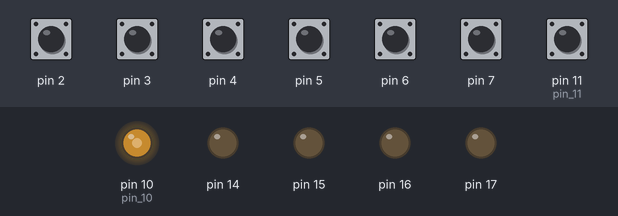
This sketch was run on a simulated Arduino Uno, built with avr-gcc and run on an emulated ATmega328P. Shown: output pins drawn as LEDs (lit = HIGH). The inputs (shaded band) are chosen by the test bench; at power-on: pin 2–7, pin 11 (pin_11) HIGH.

Above: at 0.8 s.
0.9 s: pin 11 (pin_11) pulled LOW for 0.15 s
At 1.0 s:
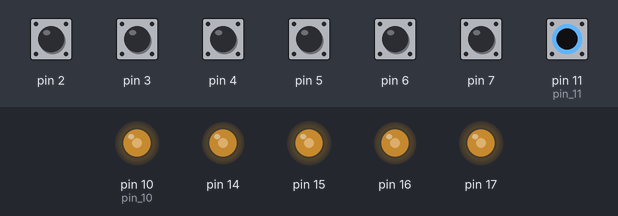
At 2.0 s:
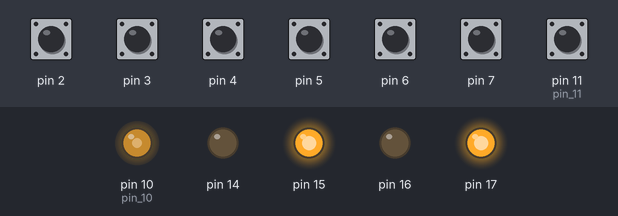
Timing chart, 0 to 3.9 s (numbered marks = the images above; inputs shaded):
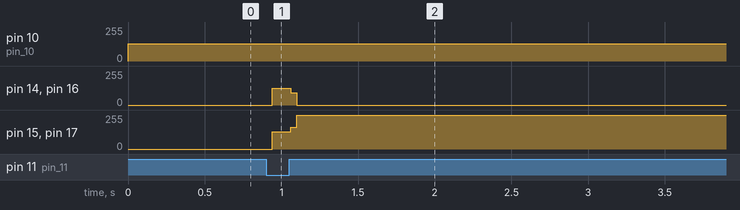

The sketch:

TinyLev_Code_Arduino_Nano.ino
```cpp
#include <avr/sleep.h>
#include <avr/power.h>
#include <avr/pgmspace.h>

#define N_PORTS 1
#define N_DIVS 24

#define WAIT_LOT(a) __asm__ __volatile__ ("nop"); __asm__ __volatile__ ("nop"); __asm__ __volatile__ ("nop");  __asm__ __volatile__ ("nop"); __asm__ __volatile__ ("nop");__asm__ __volatile__ ("nop"); __asm__ __volatile__ ("nop");__asm__ __volatile__ ("nop"); __asm__ __volatile__ ("nop");  __asm__ __volatile__ ("nop"); __asm__ __volatile__ ("nop");__asm__ __volatile__ ("nop");  __asm__ __volatile__ ("nop");  __asm__ __volatile__ ("nop")
#define WAIT_MID(a) __asm__ __volatile__ ("nop"); __asm__ __volatile__ ("nop"); __asm__ __volatile__ ("nop");  __asm__ __volatile__ ("nop"); __asm__ __volatile__ ("nop");__asm__ __volatile__ ("nop"); __asm__ __volatile__ ("nop");__asm__ __volatile__ ("nop"); __asm__ __volatile__ ("nop"); __asm__ __volatile__ ("nop"); __asm__ __volatile__ ("nop"); __asm__ __volatile__ ("nop"); __asm__ __volatile__ ("nop")
#define WAIT_LIT(a) __asm__ __volatile__ ("nop"); __asm__ __volatile__ ("nop"); __asm__ __volatile__ ("nop");  __asm__ __volatile__ ("nop"); __asm__ __volatile__ ("nop");  __asm__ __volatile__ ("nop");  __asm__ __volatile__ ("nop");  __asm__ __volatile__ ("nop");  __asm__ __volatile__ ("nop")

// Time critical write: exactly like original
#define OUTPUT_WAVE(pointer, d)  PORTC = pointer[d*N_PORTS + 0]

#define N_BUTTONS 6
// half a second
#define STEP_SIZE 1
#define BUTTON_SENS 2500
#define N_FRAMES 24

static byte frame = 0;

// ---------------------------------------------------------------------
// Base pattern (original animation) stored in flash, NEVER modified
// ---------------------------------------------------------------------
const byte baseAnimation[N_FRAMES][N_DIVS] PROGMEM =
{{0x5,0x5,0x5,0x5,0x5,0x5,0x5,0x5,0x5,0x5,0x5,0x5,0xa,0xa,0xa,0xa,0xa,0xa,0xa,0xa,0xa,0xa,0xa,0xa},
 {0x9,0x5,0x5,0x5,0x5,0x5,0x5,0x5,0x5,0x5,0x5,0x5,0x6,0xa,0xa,0xa,0xa,0xa,0xa,0xa,0xa,0xa,0xa,0xa},
 {0x9,0x9,0x5,0x5,0x5,0x5,0x5,0x5,0x5,0x5,0x5,0x5,0x6,0x6,0xa,0xa,0xa,0xa,0xa,0xa,0xa,0xa,0xa,0xa},
 {0x9,0x9,0x9,0x5,0x5,0x5,0x5,0x5,0x5,0x5,0x5,0x5,0x6,0x6,0x6,0xa,0xa,0xa,0xa,0xa,0xa,0xa,0xa,0xa},
 {0x9,0x9,0x9,0x9,0x5,0x5,0x5,0x5,0x5,0x5,0x5,0x5,0x6,0x6,0x6,0x6,0xa,0xa,0xa,0xa,0xa,0xa,0xa,0xa},
 {0x9,0x9,0x9,0x9,0x9,0x5,0x5,0x5,0x5,0x5,0x5,0x5,0x6,0x6,0x6,0x6,0x6,0xa,0xa,0xa,0xa,0xa,0xa,0xa},
 {0x9,0x9,0x9,0x9,0x9,0x9,0x5,0x5,0x5,0x5,0x5,0x5,0x6,0x6,0x6,0x6,0x6,0x6,0xa,0xa,0xa,0xa,0xa,0xa},
 {0x9,0x9,0x9,0x9,0x9,0x9,0x9,0x5,0x5,0x5,0x5,0x5,0x6,0x6,0x6,0x6,0x6,0x6,0x6,0xa,0xa,0xa,0xa,0xa},
 {0x9,0x9,0x9,0x9,0x9,0x9,0x9,0x9,0x5,0x5,0x5,0x5,0x6,0x6,0x6,0x6,0x6,0x6,0x6,0x6,0xa,0xa,0xa,0xa},
 {0x9,0x9,0x9,0x9,0x9,0x9,0x9,0x9,0x9,0x5,0x5,0x5,0x6,0x6,0x6,0x6,0x6,0x6,0x6,0x6,0x6,0xa,0xa,0xa},
 {0x9,0x9,0x9,0x9,0x9,0x9,0x9,0x9,0x9,0x9,0x5,0x5,0x6,0x6,0x6,0x6,0x6,0x6,0x6,0x6,0x6,0x6,0xa,0xa},
 {0x9,0x9,0x9,0x9,0x9,0x9,0x9,0x9,0x9,0x9,0x9,0x5,0x6,0x6,0x6,0x6,0x6,0x6,0x6,0x6,0x6,0x6,0x6,0xa},
 {0x9,0x9,0x9,0x9,0x9,0x9,0x9,0x9,0x9,0x9,0x9,0x9,0x6,0x6,0x6,0x6,0x6,0x6,0x6,0x6,0x6,0x6,0x6,0x6},
 {0x5,0x9,0x9,0x9,0x9,0x9,0x9,0x9,0x9,0x9,0x9,0x9,0xa,0x6,0x6,0x6,0x6,0x6,0x6,0x6,0x6,0x6,0x6,0x6},
 {0x5,0x5,0x9,0x9,0x9,0x9,0x9,0x9,0x9,0x9,0x9,0x9,0xa,0xa,0x6,0x6,0x6,0x6,0x6,0x6,0x6,0x6,0x6,0x6},
 {0x5,0x5,0x5,0x9,0x9,0x9,0x9,0x9,0x9,0x9,0x9,0x9,0xa,0xa,0xa,0x6,0x6,0x6,0x6,0x6,0x6,0x6,0x6,0x6},
 {0x5,0x5,0x5,0x5,0x9,0x9,0x9,0x9,0x9,0x9,0x9,0x9,0xa,0xa,0xa,0xa,0x6,0x6,0x6,0x6,0x6,0x6,0x6,0x6},
 {0x5,0x5,0x5,0x5,0x5,0x9,0x9,0x9,0x9,0x9,0x9,0x9,0xa,0xa,0xa,0xa,0xa,0x6,0x6,0x6,0x6,0x6,0x6,0x6},
 {0x5,0x5,0x5,0x5,0x5,0x5,0x9,0x9,0x9,0x9,0x9,0x9,0xa,0xa,0xa,0xa,0xa,0xa,0x6,0x6,0x6,0x6,0x6,0x6},
 {0x5,0x5,0x5,0x5,0x5,0x5,0x5,0x9,0x9,0x9,0x9,0x9,0xa,0xa,0xa,0xa,0xa,0xa,0xa,0x6,0x6,0x6,0x6,0x6},
 {0x5,0x5,0x5,0x5,0x5,0x5,0x5,0x5,0x9,0x9,0x9,0x9,0xa,0xa,0xa,0xa,0xa,0xa,0xa,0xa,0x6,0x6,0x6,0x6},
 {0x5,0x5,0x5,0x5,0x5,0x5,0x5,0x5,0x5,0x9,0x9,0x9,0xa,0xa,0xa,0xa,0xa,0xa,0xa,0xa,0xa,0x6,0x6,0x6},
 {0x5,0x5,0x5,0x5,0x5,0x5,0x5,0x5,0x5,0x5,0x9,0x9,0xa,0xa,0xa,0xa,0xa,0xa,0xa,0xa,0xa,0xa,0x6,0x6},
 {0x5,0x5,0x5,0x5,0x5,0x5,0x5,0x5,0x5,0x5,0x5,0x9,0xa,0xa,0xa,0xa,0xa,0xa,0xa,0xa,0xa,0xa,0xa,0x6}};

// ---------------------------------------------------------------------
// Working table used in the time-critical loop
// ---------------------------------------------------------------------
static byte animation[N_FRAMES][N_DIVS];

// Relative phase offset of hemisphere 2 (A2/A3) relative to hemisphere 1 (A0/A1)
static byte phaseOffset = 0;

// Recompute animation[][] based on baseAnimation[][] and phaseOffset.
// Hemisphere 1 (A0/A1) uses baseAnimation[frame]
// Hemisphere 2 (A2/A3) uses baseAnimation[(frame + phaseOffset) % N_FRAMES]
// This runs OUTSIDE the timing-critical loop and may cause a brief glitch.
void updateAnimationWithOffset()
{
  for (byte f = 0; f < N_FRAMES; ++f) {
    byte f2 = f + phaseOffset;
    if (f2 >= N_FRAMES) f2 -= N_FRAMES;
    for (byte d = 0; d < N_DIVS; ++d) {
      byte base0 = pgm_read_byte(&baseAnimation[f][d]);
      byte base1 = pgm_read_byte(&baseAnimation[f2][d]);
      // lower 2 bits (A0, A1) from hemisphere 1
      // upper 2 bits (A2, A3) from hemisphere 2
      animation[f][d] = (base0 & 0b00000011) | (base1 & 0b00001100);
    }
  }
}

void setup()
{
  DDRC = 0b00001111; // A0 to A3 are the signal outputs
  PORTC = 0b00000000;

  pinMode(10, OUTPUT);       // pin 10 (B2) will generate a 40kHz signal to sync
  pinMode(11, INPUT_PULLUP); // pin 11 (B3) is the sync in
  // please connect pin 10 to pin 11

  for (int i = 2; i < 8; ++i){ // pin 2 to 7 (D2 to D7) are inputs for the buttons
    pinMode(i, INPUT_PULLUP);
  }

  // generate a sync signal of 40khz in pin 10
  noInterrupts();           // disable all interrupts
  TCCR1A = bit (WGM10) | bit (WGM11) | bit (COM1B1); // fast PWM, clear OC1B on compare
  TCCR1B = bit (WGM12) | bit (WGM13) | bit (CS10);   // fast PWM, no prescaler
  OCR1A =  (F_CPU / 40000L) - 1;
  OCR1B = (F_CPU / 40000L) / 2;
  interrupts();             // enable all interrupts

  // disable everything that we do not need
  ADCSRA = 0;  // ADC
  power_adc_disable ();
  power_spi_disable();
  power_twi_disable();
  power_timer0_disable();
  //power_usart0_disable();
  Serial.begin(115200);

  // initial animation: phaseOffset = 0 => exactly original pattern
  updateAnimationWithOffset();

  byte* emittingPointer = &animation[frame][0];
  byte buttonsPort = 0;

  bool anyButtonPressed;
  bool buttonPressed[N_BUTTONS];
  short buttonCounter = 0;

  LOOP:
    while (PINB & 0b00001000); // wait for pin 11 (B3) to go low

    // TIME-CRITICAL SECTION: structure identical to original
    OUTPUT_WAVE(emittingPointer, 0); buttonsPort = PIND; WAIT_LIT();
    OUTPUT_WAVE(emittingPointer, 1); anyButtonPressed = (buttonsPort & 0b11111100) != 0b11111100; WAIT_MID();
    OUTPUT_WAVE(emittingPointer, 2); buttonPressed[0] = buttonsPort & 0b00000100; WAIT_MID(); // D2
    OUTPUT_WAVE(emittingPointer, 3); buttonPressed[1] = buttonsPort & 0b00001000; WAIT_MID(); // D3
    OUTPUT_WAVE(emittingPointer, 4); buttonPressed[2] = buttonsPort & 0b00010000; WAIT_MID(); // D4
    OUTPUT_WAVE(emittingPointer, 5); buttonPressed[3] = buttonsPort & 0b00100000; WAIT_MID(); // D5 (relative phase)
    OUTPUT_WAVE(emittingPointer, 6); buttonPressed[4] = buttonsPort & 0b01000000; WAIT_MID(); // D6
    OUTPUT_WAVE(emittingPointer, 7); buttonPressed[5] = buttonsPort & 0b10000000; WAIT_MID(); // D7
    OUTPUT_WAVE(emittingPointer, 8); WAIT_LOT();
    OUTPUT_WAVE(emittingPointer, 9); WAIT_LOT();
    OUTPUT_WAVE(emittingPointer, 10); WAIT_LOT();
    OUTPUT_WAVE(emittingPointer, 11); WAIT_LOT();
    OUTPUT_WAVE(emittingPointer, 12); WAIT_LOT();
    OUTPUT_WAVE(emittingPointer, 13); WAIT_LOT();
    OUTPUT_WAVE(emittingPointer, 14); WAIT_LOT();
    OUTPUT_WAVE(emittingPointer, 15); WAIT_LOT();
    OUTPUT_WAVE(emittingPointer, 16); WAIT_LOT();
    OUTPUT_WAVE(emittingPointer, 17); WAIT_LOT();
    OUTPUT_WAVE(emittingPointer, 18); WAIT_LOT();
    OUTPUT_WAVE(emittingPointer, 19); WAIT_LOT();
    OUTPUT_WAVE(emittingPointer, 20); WAIT_LOT();
    OUTPUT_WAVE(emittingPointer, 21); WAIT_LOT();
    OUTPUT_WAVE(emittingPointer, 22); WAIT_LOT();
    OUTPUT_WAVE(emittingPointer, 23);

    if (anyButtonPressed) {
      ++buttonCounter;
      if (buttonCounter > BUTTON_SENS) {
        buttonCounter = 0;

        // D2: step frame backward (both hemispheres together)
        if (!buttonPressed[0]) {
          if (frame < STEP_SIZE) {
            frame = N_FRAMES - 1;
          } else {
            frame -= STEP_SIZE;
          }
        }
        // D3: step frame forward (both hemispheres together)
        else if (!buttonPressed[1]) {
          if (frame >= N_FRAMES - STEP_SIZE) {
            frame = 0;
          } else {
            frame += STEP_SIZE;
          }
        }
        // D4: reset frame (both hemispheres)
        else if (!buttonPressed[2]) {
          frame = 0;
        }
        // D5: increase relative phase of hemisphere 2 by one frame (15 degrees)
        else if (!buttonPressed[3]) {
          phaseOffset++;
          if (phaseOffset >= N_FRAMES) phaseOffset = 0;
          // This recalculation is allowed to glitch timing briefly.
          updateAnimationWithOffset();
        }

        emittingPointer = &animation[frame][0];
      }
    } else {
      buttonCounter = 0;
    }

  goto LOOP;
}

void loop() {}
```

Measured:
- after the input at 0.9 s, pin 14, pin 16: 0/255 → 124/255 at once, → 0/255 0.12 s later; pin 15, pin 17: 0/255 → 131/255 at once, → 255/255 0.12 s later
